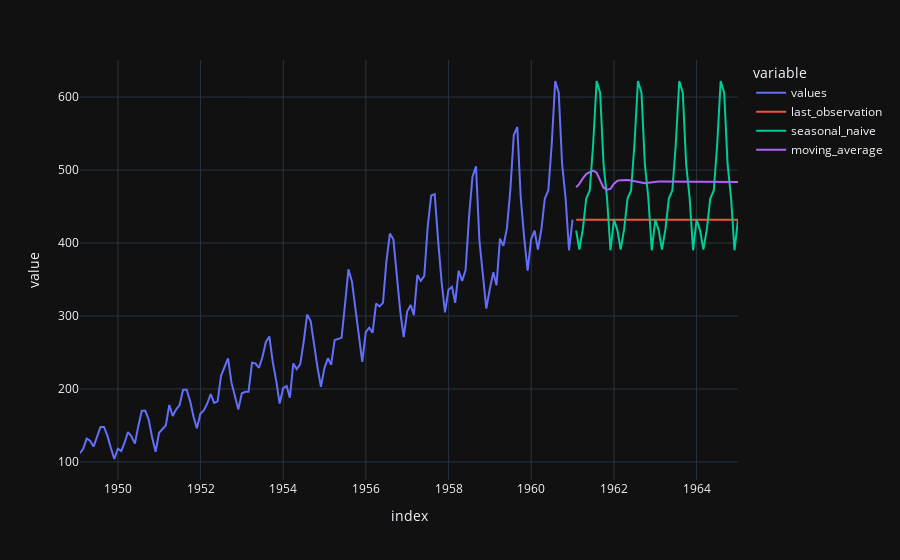

Notebook code cell kept with this figure:
### Code cell
pd.concat([df, df_forecast]).plot()

### Figure 1 — Plotly figure (JSON) as saved in the notebook; plotly's stock layout.template omitted (floating-point values rounded to 4 significant figures; data arrays with more than 128 entries replaced by an {"elided": "..."} marker saying what was removed)
{"data": [{"hovertemplate": "variable=values<br>index=%{x}<br>value=%{y}<extra></extra>", "legendgroup": "values", "line": {"color": "#636efa", "dash": "solid"}, "marker": {"symbol": "circle"}, "mode": "lines", "name": "values", "orientation": "v", "showlegend": true, "type": "scatter", "x": {"elided": "192 str values"}, "xaxis": "x", "y": {"elided": "192 float values"}, "yaxis": "y"}, {"hovertemplate": "variable=last_observation<br>index=%{x}<br>value=%{y}<extra></extra>", "legendgroup": "last_observation", "line": {"color": "#EF553B", "dash": "solid"}, "marker": {"symbol": "circle"}, "mode": "lines", "name": "last_observation", "orientation": "v", "showlegend": true, "type": "scatter", "x": {"elided": "192 str values"}, "xaxis": "x", "y": {"elided": "192 float values"}, "yaxis": "y"}, {"hovertemplate": "variable=seasonal_naive<br>index=%{x}<br>value=%{y}<extra></extra>", "legendgroup": "seasonal_naive", "line": {"color": "#00cc96", "dash": "solid"}, "marker": {"symbol": "circle"}, "mode": "lines", "name": "seasonal_naive", "orientation": "v", "showlegend": true, "type": "scatter", "x": {"elided": "192 str values"}, "xaxis": "x", "y": {"elided": "192 float values"}, "yaxis": "y"}, {"hovertemplate": "variable=moving_average<br>index=%{x}<br>value=%{y}<extra></extra>", "legendgroup": "moving_average", "line": {"color": "#ab63fa", "dash": "solid"}, "marker": {"symbol": "circle"}, "mode": "lines", "name": "moving_average", "orientation": "v", "showlegend": true, "type": "scatter", "x": {"elided": "192 str values"}, "xaxis": "x", "y": {"elided": "192 float values"}, "yaxis": "y"}], "layout": {"legend": {"title": {"text": "variable"}, "tracegroupgap": 0}, "margin": {"t": 60}, "xaxis": {"anchor": "y", "domain": [0, 1], "title": {"text": "index"}}, "yaxis": {"anchor": "x", "domain": [0, 1], "title": {"text": "value"}}}}
